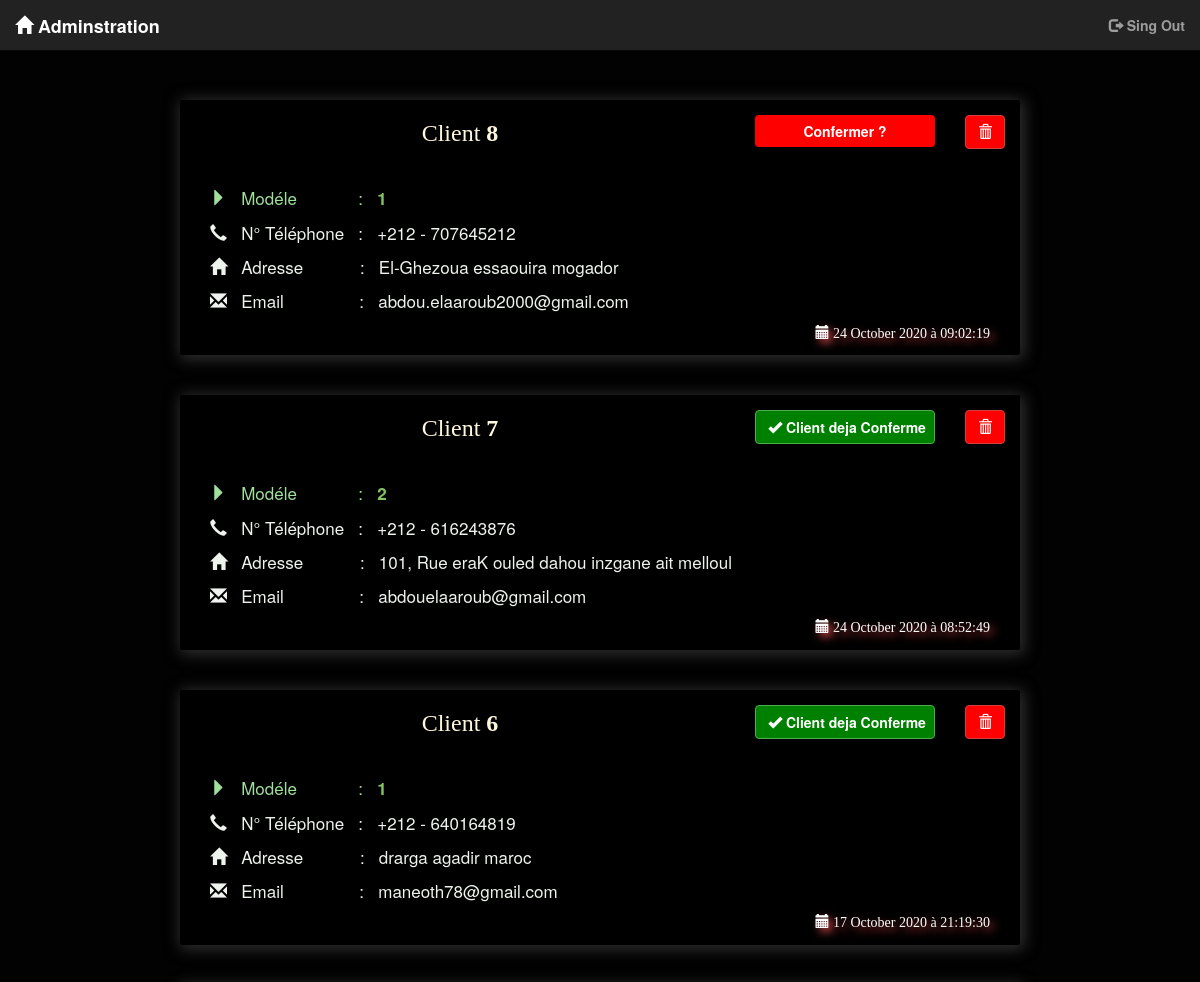
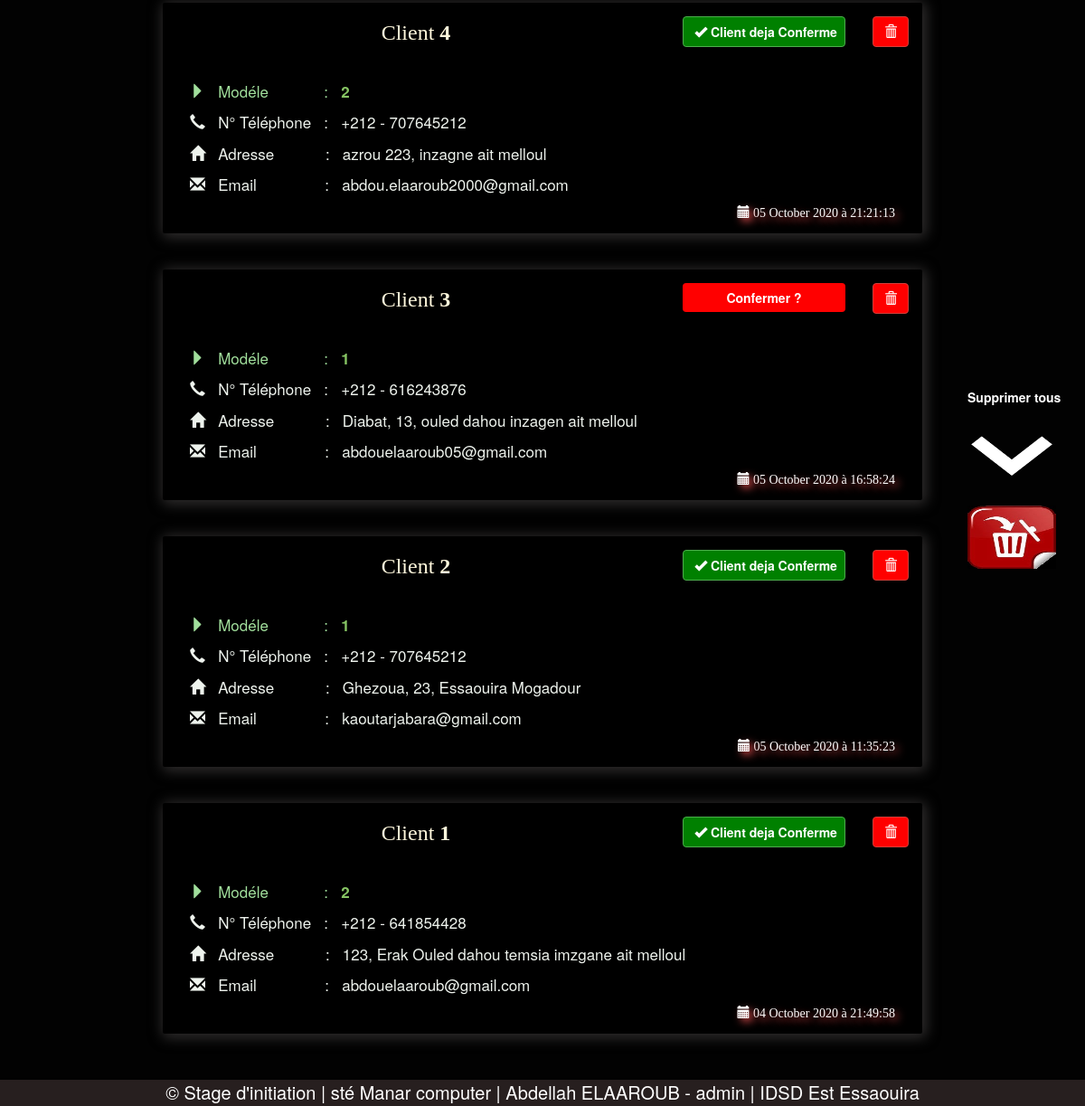
/admin-installation_admin (signed in), run on the app's committed database (2 pictures, top to bottom).
### app.py (models this page shows)
class Installation_Clients(db.Model):
    id = db.Column(db.Integer, primary_key=True)
    adresse = db.Column(db.String(80), nullable=False)
    email = db.Column(db.String(20), nullable=False)
    tel = db.Column(db.Integer, nullable=False)
    modele = db.Column(db.Integer, nullable=False)
    date_ = db.Column(db.DateTime, default=datetime.datetime.utcnow)
    confirmation = db.Column(db.String(20), nullable=False)

### app.py (the view)
@app.route('/admin-installation_admin')
@login_required
def installation_admin():
    Clients = Installation_Clients.query.all()
    installation_Clients = []
    for client in Clients:
        installation_Clients.insert(0,client)
    return render_template('installation_admin.html', installation_Clients = installation_Clients)

### app.py (called while the page is built)
@login_manager.user_loader
def get(id):
    return Admin.query.get(id)

### templates/installation_admin.html (shortened to what this page needs)
<!DOCTYPE html>
<html lang="en">
<head>
    <link rel="stylesheet" href="static/css/bootstrap.css">
    <link rel="stylesheet" href="static/css/style.css">
</head>
<body style="background-color: rgb(2, 2, 2);">
    <nav class="navbar navbar-inverse navbar-fixed-top">
        <div class="container-fluid">
          <div class="navbar-header" >
            <a class="navbar-brand" href="/hello_admin"><span class="glyphicon glyphicon-home"></span>  <b>Adminstration</b></a>
          </div>
          <div class="collapse navbar-collapse" id="bs-example-navbar-collapse-1">
            <ul class="nav navbar-nav navbar-right">
              <li><a href="/singOut"> <span class="glyphicon glyphicon-log-out"></span>  <b>Sing Out</b></a></li>
            </ul>
          </div>
        </div>
    </nav>
    <div id="addProduct" style="width: 110px; height: 200px; top: 64%; right: 20px; position: fixed;" >
        <p style="color: white;">
            <b style=" text-shadow: 3px 3px 8px 8px rgb(252, 252, 252);">Supprimer tous</b>
        </p>
        <img src="/static/images/gift.gif" alt="add new product" style="width: 98px; height: 70px; top: 40px; position: absolute;">
        <a href="/suprimerTousClients">
            <img src="/static/images/deleteall.jpg" alt="add new product" style="width: 98px; height: 70px; bottom: 0px; position: absolute;">
        </a>
    </div>
    {% for client in installation_Clients %}
        <div class="container" style="margin-top: 40px; width: 70%;border-radius: 2px; box-shadow: 2px 2px 15px 2px rgb(51, 49, 49); background-color: rgb(0, 0, 0); position: relative; ">
            <div class="row" style="height: 40%; ">
                <div class="col-lg-8 col-md-12 col-sm-12 col-xs-12 ">
                    <div >
                        <h3 style="text-align: center; font-family: Ink Free; color: cornsilk;">
                            Client <b>{{ client.id}}</b>
                        </h3>
                    </div>
                </div>
                <div class="col-lg-3 col-md-12 col-sm-12 col-xs-12 " style="margin-top: 15px;">
                    {% if client.confirmation == "Client deja Conferme" %}
                        <a href="/estConfermer/{{client.id}}"><button id="confermer{{ client.id}}" style="background-color: green;" type="button" class="btn btn-large btn-block btn-success"><span class="glyphicon glyphicon-ok"></span> <b>{{client.confirmation}}</b> </button></a>
                    {% else %}
                        <a href="/estConfermer/{{client.id}}"><button id="confermer{{ client.id}}" style="background-color: red; border: red;" type="button" class="btn btn-large btn-block btn-success"> <b>{{client.confirmation}}</b> </button></a>
                    {% endif %}
                </div>
                <div class="col-lg-1 col-md-12 col-sm-12 col-xs-12 "  style="margin-top: 15px;">
                    <a href="/suprimerClient/{{ client.id }}">  <button style="background-color: red;"  type="button" class="btn btn-large btn-block btn-danger"> <span class="glyphicon glyphicon-trash"></span> </button> </a>
            </div>
            </div>
            <div class="col-lg-12 col-md-12 col-sm-12 col-xs-12 " >
                <div style="margin-top: 30px; font-size: 22px;">
                            <p style="color: rgb(161, 223, 156); font-size: 17px;"><span class="glyphicon glyphicon-triangle-right"></span> &nbsp; Modéle &nbsp;&nbsp;&nbsp;&nbsp;&nbsp;&nbsp;&nbsp;&nbsp;&nbsp;&nbsp;&nbsp; : &nbsp; <b style="color: rgb(134, 196, 99);">{{ client.modele }}</b> </p>
                            <p style="color: rgb(238, 243, 237); font-size: 17px;"><span class="glyphicon glyphicon-earphone"></span> &nbsp; N° Téléphone &nbsp; : &nbsp; +212 - {{ client.tel }}</p>
                            <p style="color: rgb(238, 243, 237); font-size: 17px;"><span class="glyphicon glyphicon-home"></span> &nbsp; Adresse &nbsp;&nbsp;&nbsp;&nbsp;&nbsp;&nbsp;&nbsp;&nbsp;&nbsp;&nbsp; : &nbsp; {{ client.adresse }}</p>
                            <p style="color: rgb(238, 243, 237); font-size: 17px;"><span class="glyphicon glyphicon-envelope"></span> &nbsp; Email &nbsp;&nbsp;&nbsp;&nbsp;&nbsp;&nbsp;&nbsp;&nbsp;&nbsp;&nbsp;&nbsp;&nbsp;&nbsp;&nbsp; : &nbsp; {{ client.email }}</p>
                           <p style="float: right; font-family: Century Gothic; font-size: 14px; color: rgb(255, 255, 255); text-shadow: 4px 4px 8px rgb(216, 74, 74);">
                                <span class="glyphicon glyphicon-calendar"></span>  {{ client.date_.strftime('%d %B %Y à %H:%M:%S') }}
                           </p>
                    <br>
                </div>
            </div>
        </div>
    {% endfor %}
    <br><br><br><br>
    <footer>
        &copy;  Stage d'initiation | sté Manar computer | Abdellah ELAAROUB - admin | IDSD Est Essaouira
    </footer>
</body>
</html>

### static/css/style.css (style rules this page uses)
body { padding-top: 60px; background-color: rgb(243, 243, 243); }
footer { bottom: 0%; background-color: rgb(39, 31, 31); color: white; position: fixed; width: 100%; text-align: center; font-size: 20px; }

### data on the page
Installation_Clients: id "8", confirmation "Confermer ?", modele "1", tel "707645212", adresse "El-Ghezoua essaouira mogador", email "abdou.elaaroub2000@gmail.com", date_ "24 October 2020 à 09:02:19"
Installation_Clients: id "7", confirmation "Client deja Conferme", modele "2", tel "616243876", adresse "101, Rue eraK ouled dahou inzgane ait melloul", email "abdouelaaroub@gmail.com", date_ "24 October 2020 à 08:52:49"
Installation_Clients: id "6", confirmation "Client deja Conferme", modele "1", tel "640164819", adresse "drarga agadir maroc", email "maneoth78@gmail.com", date_ "17 October 2020 à 21:19:30"
Installation_Clients: id "4", confirmation "Client deja Conferme", modele "2", tel "707645212", adresse "azrou 223, inzagne ait melloul", email "abdou.elaaroub2000@gmail.com", date_ "05 October 2020 à 21:21:13"
Installation_Clients: id "3", confirmation "Confermer ?", modele "1", tel "616243876", adresse "Diabat, 13, ouled dahou inzagen ait melloul", email "abdouelaaroub05@gmail.com", date_ "05 October 2020 à 16:58:24"
Installation_Clients: id "2", confirmation "Client deja Conferme", modele "1", tel "707645212", adresse "Ghezoua, 23, Essaouira Mogadour", email "kaoutarjabara@gmail.com", date_ "05 October 2020 à 11:35:23"
Installation_Clients: id "1", confirmation "Client deja Conferme", modele "2", tel "641854428", adresse "123, Erak Ouled dahou temsia imzgane ait melloul", email "abdouelaaroub@gmail.com", date_ "04 October 2020 à 21:49:58"
